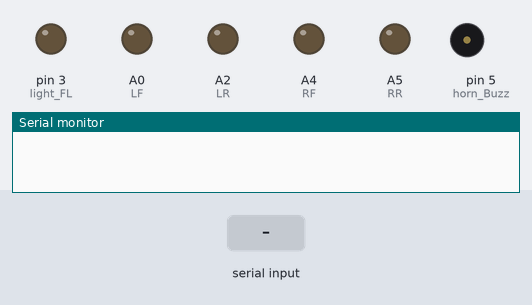
This sketch was run on a simulated Arduino Uno, built with avr-gcc and run on an emulated ATmega328P. Shown: output pins drawn as LEDs (lit = HIGH), buzzer (waves = sounding, pin HIGH), the last lines printed to the serial monitor. The test bench sets the inputs (shaded band).

Above: at 1.2 s.
1.3 s: "F" received over Serial
At 2.3 s:
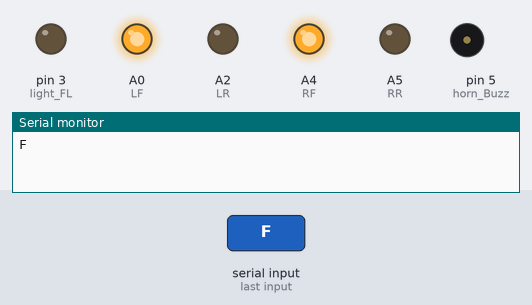
2.8 s: "B" received over Serial
At 3.4 s:
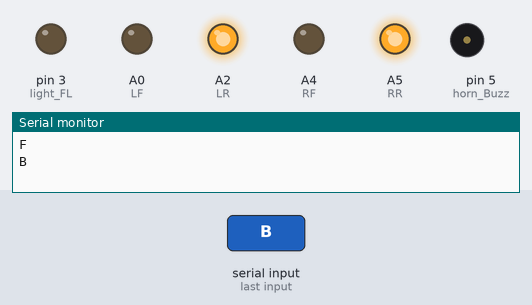
4.3 s: "L" received over Serial
At 4.6 s:
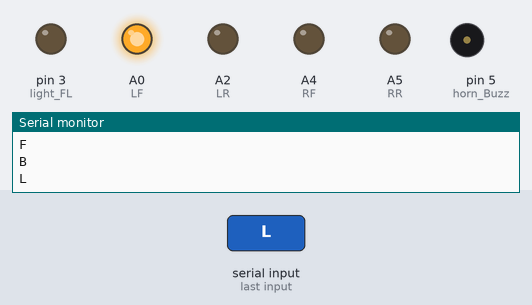
5.8 s: "R" received over Serial
At 6.9 s:
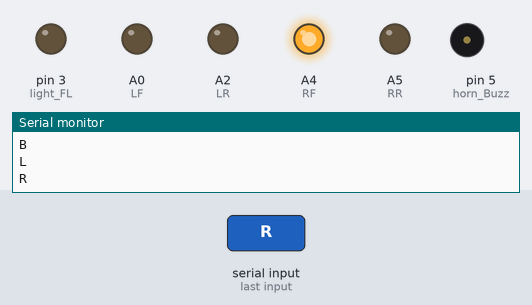
7.3 s: "W" received over Serial
At 8.1 s:
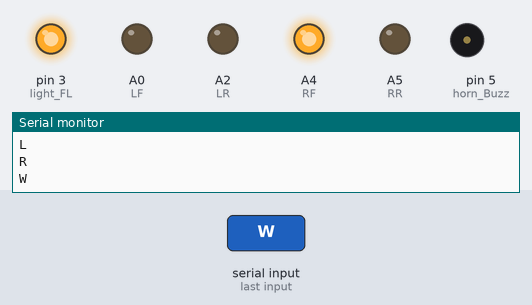
8.8 s: "V" received over Serial
At 9.2 s:
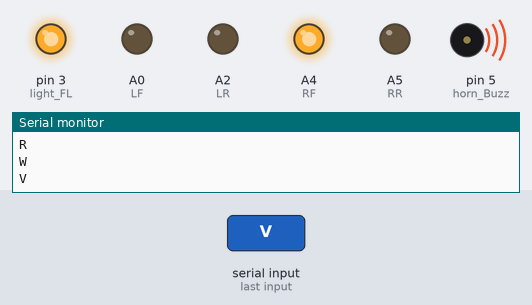
Timing chart, 0 to 11.3 s (numbered marks = the images above; inputs shaded):
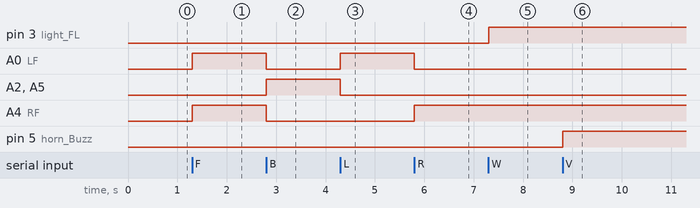

The sketch:

bluetoothcar.ino
```cpp
#define LF A0
#define LR A2
#define RF A4
#define RR A5
char t;
#define light_FL  3    //LED Front Right   pin A0 for Arduino Uno
#define horn_Buzz 5
void setup() {
pinMode(A0,OUTPUT);   //left motors forward
pinMode(A2,OUTPUT);   //left motors reverse
pinMode(A4,OUTPUT);   //right motors forward
pinMode(A5,OUTPUT);//right motors reverse
pinMode(light_FL, OUTPUT);
pinMode(horn_Buzz, OUTPUT);
//Led
Serial.begin(9600);

}

void loop() {
if(Serial.available()){
  t = Serial.read();
  Serial.println(t);
}
if(t == 'F'){            //move forward(all motors rotate in forward direction)
  digitalWrite(LF,HIGH);
  digitalWrite(RF,HIGH);
  digitalWrite(LR,LOW);
  digitalWrite(RR,LOW);
}

else if(t == 'B'){      //move reverse (all motors rotate in reverse direction)
  digitalWrite(LR,HIGH);
  digitalWrite(RR,HIGH);
  digitalWrite(LF,LOW);
  digitalWrite(RF,LOW);
}

else if(t == 'L'){      //turn right (left side motors rotate in forward direction, right side motors doesn't rotate)
  digitalWrite(LF,HIGH);
  digitalWrite(LR,LOW);
  digitalWrite(RR,LOW);
  digitalWrite(RF,LOW);
}

else if(t == 'R'){      //turn left (right side motors rotate in forward direction, left side motors doesn't rotate)
  digitalWrite(RF,HIGH);
  digitalWrite(LR,LOW);
  digitalWrite(RR,LOW);
  digitalWrite(LF,LOW);
}

else if(t == 'W'){    //turn led on or off)
  digitalWrite(light_FL ,HIGH);
}
else if(t == 'w'){
  digitalWrite(light_FL ,LOW);
}
else if(t == 'V'){    //turn led on or off)
  digitalWrite(horn_Buzz ,HIGH);
}
else if(t == 'v'){
  digitalWrite(horn_Buzz ,LOW);
}

else if(t == 'S'){      //STOP (all motors stop)
  digitalWrite(LF,LOW);
  digitalWrite(LR,LOW);
  digitalWrite(RF,LOW);
  digitalWrite(RR,LOW);
}
//delay(100);
}
```

Measured:
- after the input at 1.3 s, A0 (LF), A4 (RF): LOW → HIGH at once
- after the input at 2.8 s, A0 (LF), A4 (RF): HIGH → LOW at once; A2 (LR), A5 (RR): LOW → HIGH at once
- after the input at 4.3 s, A0 (LF): LOW → HIGH at once; A2 (LR), A5 (RR): HIGH → LOW at once
- after the input at 5.8 s, A0 (LF): HIGH → LOW at once; A4 (RF): LOW → HIGH at once
- after the input at 7.3 s, pin 3 (light_FL): LOW → HIGH at once
- after the input at 8.8 s, pin 5 (horn_Buzz): LOW → HIGH at once
